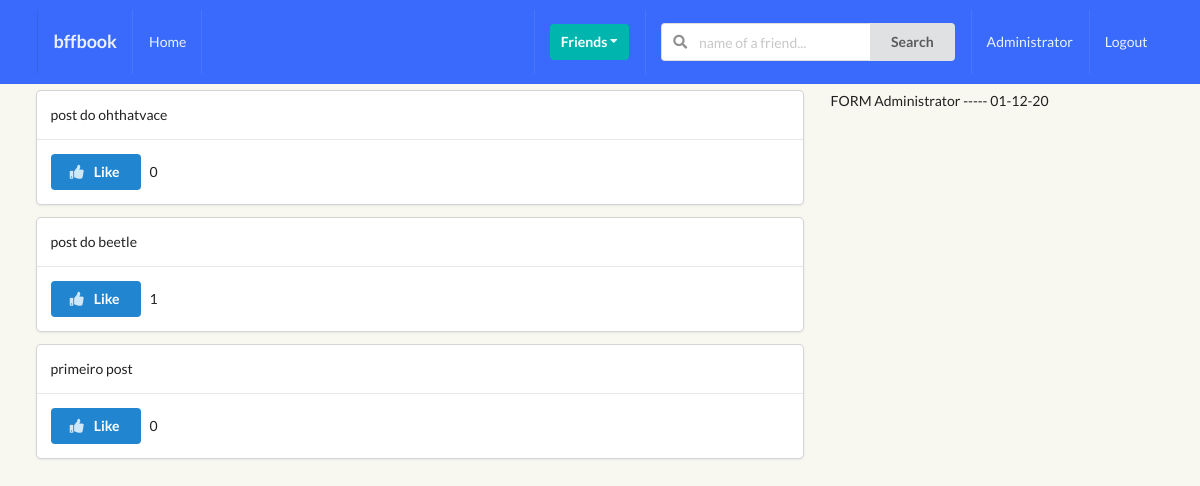
Page /posts/ (signed in) on the earlier database version.
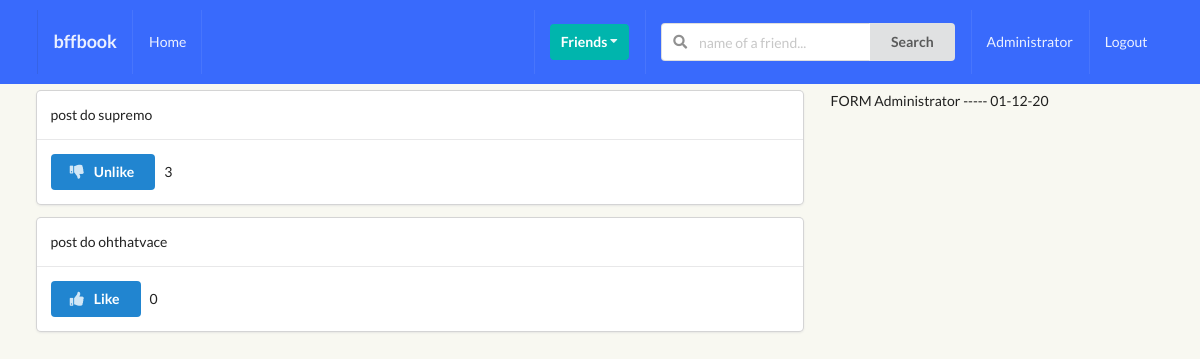
Same page on the later database version.
### posts/models.py (models this page shows, shortened)
class Post(models.Model):
    content = models.TextField()
    image = models.ImageField(upload_to='posts', validators=[FileExtensionValidator(['png', 'jpeg', 'jpg'])], blank=True)
    liked = models.ManyToManyField(Profile, blank=True, related_name='likes')
    updated = models.DateTimeField(auto_now=True)
    created = models.DateTimeField(auto_now_add=True)
    author = models.ForeignKey(Profile, on_delete=models.CASCADE, related_name='posts')
    def num_likes(self):
        return self.liked.all().count()
    class Meta:
        ordering = ('-created',)

### perfil/models.py (models this page shows, shortened)
class Profile(models.Model):
    first_name = models.CharField(max_length=25)
    last_name = models.CharField(max_length=25)
    username = models.OneToOneField(User, on_delete=models.CASCADE) #se user for apagado, username também é
    bio = models.TextField(default="write something beautiful about you :)", max_length=300)
    email = models.EmailField(max_length=200)
    country = models.CharField(max_length=25)
    avatar = models.ImageField(default = "avatar.png", upload_to = '')
    friends = models.ManyToManyField(User, blank=True, related_name='friends')
    slug = models.SlugField(unique=True, blank=True)
    updated = models.DateTimeField(auto_now=True)
    created = models.DateTimeField(auto_now_add=True)
    def __str__(self):
        return f"{self.username} ----- {self.created.strftime('%d-%m-%y')}"

### posts/views.py (the view)
# urls.py: path('', post_comment_create_and_list_view, name="main-post-view"),
def post_comment_create_and_list_view(request):
    qs = Post.objects.all()
    profile = Profile.objects.get(username=request.user)
    context = {
        'qs': qs,
        'profile': profile,
    }
    return render(request, 'posts/main.html', context)

### posts/templates/posts/main.html (shortened to what this page needs)
{% extends 'base.html' %}
{% block content %}
  <div class="ui grid">
    <div class="row">
      <div class="eleven wide column">
        {% for obj in qs %}
          <div class="ui fluid card">
            <div class="content">
              {{obj.content}}
            </div>
            <div class="content">
              <form action="{% url 'posts:like-post-view' %}" method="POST">
                <button type="submit" class="ui primary button">
                    {% if profile not in obj.liked.all %}
                      <i class="thumbs up icon"></i>&nbsp;Like
                    {% else %}
                      <i class="thumbs down icon"></i>&nbsp;Unlike
                    {% endif %}
                </button>
                &nbsp;{{obj.num_likes}}
              </form>
            </div>
          </div>
        {% endfor %}
      </div>
      <div class="five wide column">
        FORM
        {{profile}}
      </div>
    </div>
  </div>
{% endblock content %}

### templates/base.html (shortened to what this page needs)
{% load static %}
<!doctype html>
<html lang="en">
<head>
	<link href="{% static 'style.css' %}" rel="stylesheet" type="text/css"/>
	<link rel="stylesheet" type='text/css'
	      href="https://cdnjs.cloudflare.com/ajax/libs/semantic-ui/2.2.14/semantic.min.css">
</head>
<body>
{% include 'main/navbar.html' %}
<div class="ui container">
	{% block content %}
	{% endblock content %}
</div>
</body>
</html>

### templates/main/navbar.html (shortened to what this page needs)
<div class="ui inverted menu nav mb-7">
  <div class="ui container">
    <a href="" class="item">
        <h3>bffbook</h3>
    </a>
    {% if request.user.is_authenticated %}
    <a class="item">
        Home
    </a>
    {% endif %}
    <div class="right menu">
        {% if request.user.is_authenticated %}
        <div class="item">
            <div class="ui floating dropdown icon button teal"> Friends
                <i class="dropdown icon"></i>
             </div>
        </div>
             <div class="item">
              <form action="" method="GET">
                <div class="ui action left icon input">
                <input class="prompt" type="text" name='q' placeholder="name of a friend...">
                <button type='submit' class="ui button">Search</button>
                </div>
            </form>
            </div>
            <a href="profiles/myprofile" class="item">
                 {{ request.user }}
            </a>
            <a href="" class="ui item">
                Logout
            </a>
        {% else %}
        <a href="" class="ui item">
                Login
            </a>
        {% endif %}
    </div>
  </div>
</div>

### static_project/style.css (style rules this page uses)
body { background: #F8F8F1 !important; }
.nav { border-radius: 0px !important; padding: 10px 0 10px 0 !important; background-color: #396afc !important; }
.mb-7 { margin-bottom: 7px !important; }
.down { margin-top: 5vh; }
.right { float: right; }

Differences in the rows shown:
removed Post: content "post do beetle", shows "Like", num_likes "1"
removed Post: content "primeiro post", shows "Like", num_likes "0"
added Post: content "post do supremo", shows "Unlike", num_likes "3"
